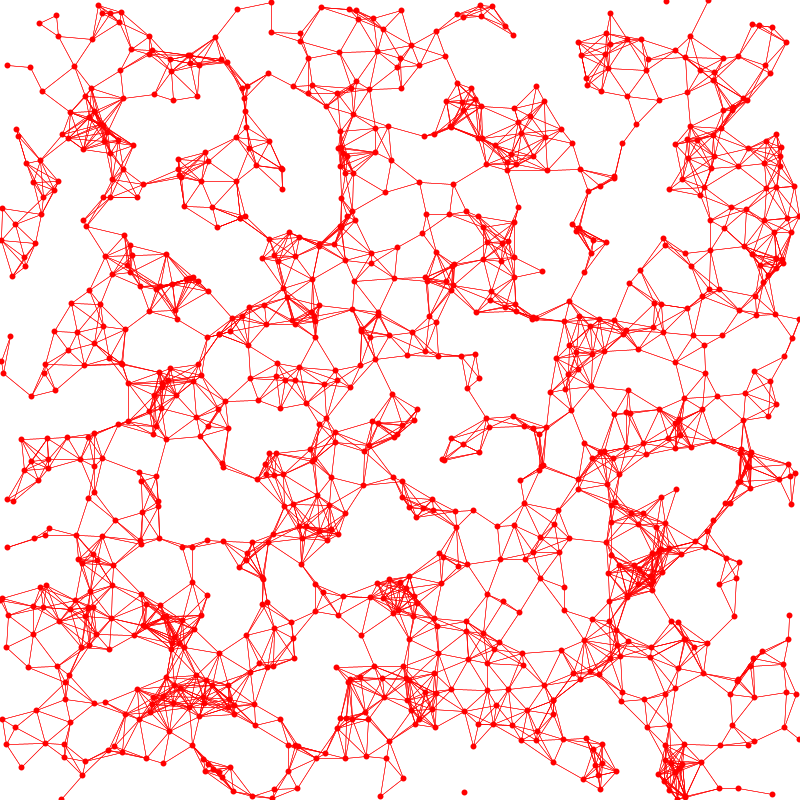
Frame 1 (no input)
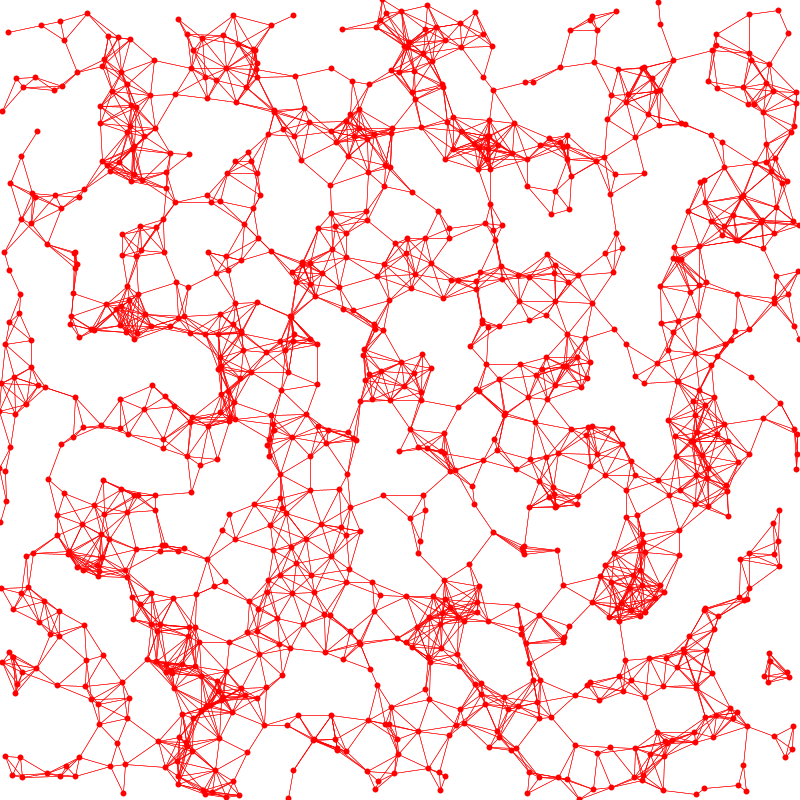
Frame 60 (the mouse pressed at the canvas centre just before this capture)
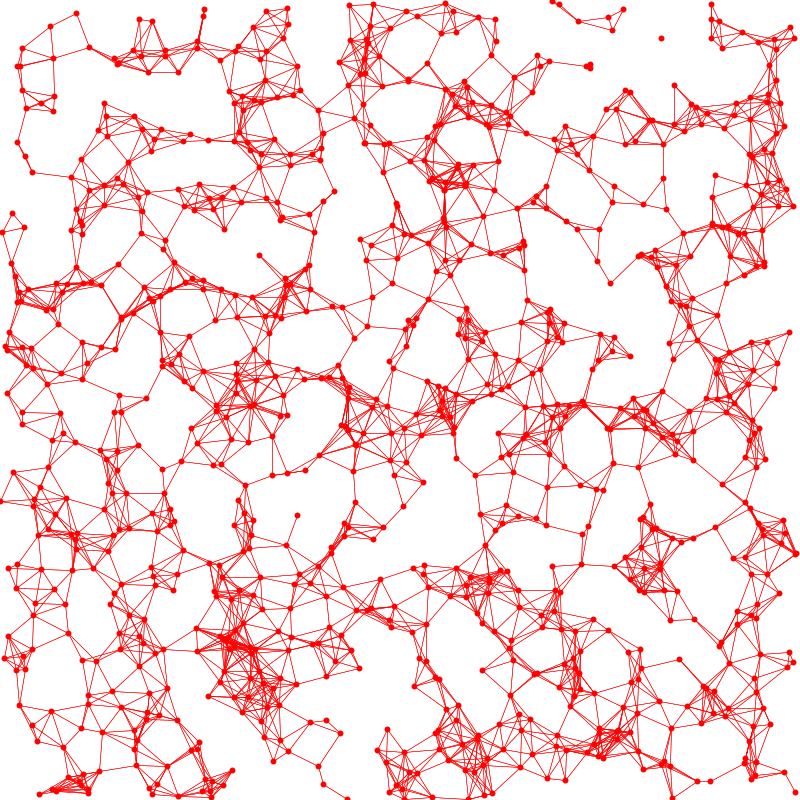
Frame 120 (the mouse held since frame 60 and released just before this capture)

The Processing sketch that drew these frames (run headless with seeded random() and noise(); from frame 60 on, the mouse is pressed at the canvas centre):

// Processing sketch: p_2015_06_09_springConnectors
// ── p_2015_06_09_springConnectors.pde
//  SAM INGERSOLL  //

ArrayList<Point> points = new ArrayList<Point>();  // List of points
ArrayList<Connector> connectors = new ArrayList<Connector>();  // List of connectors
int numPoints = 1000;  // Number of points
int minDistanceForConnection = 40;  // Smallest distance required for connection

void setup()  {
  size( 800, 800 );
  background( 255 );
  for ( int i = 0 ; i < numPoints ; i++ )  {  // Iterates. Initializing points
    points.add( new Point(i) );
  }
}

void draw()  {
  background( 255 );
  for ( int i = 0 ; i < numPoints ; i++ )  {  // Iterates over points
    points.get(i).checkWalls();
    points.get(i).move();
    points.get(i).draw();
  }
  for ( int k = 0 ; k < numPoints ; k++ )  {  // Iterates over points
    for ( int j = 0 ; j < numPoints ; j++ )  {  // Iterates over all other points
      float dist = abs( dist( points.get(k).x, points.get(k).y, points.get(j).x, points.get(j).y ) );
      if ( dist < minDistanceForConnection && k != j && !points.get(k).connectedTo.contains(j) )  {  // Checks to make sure the point is close enough to connect
        connectors.add( new Connector( k, j ) );  // Connects point
      }
    }
  }
  for ( int i = 0 ; i < connectors.size() ; i++ )  {  // Iterates over connectors
      connectors.get(i).draw();  // Draws connector
  }
  connectors.clear();  // Destroys the connectors
}
// ── Connector.pde


class Connector  {
 int to, from;  // Pointers of from and to points
 Connector( int to, int from)  {
  this.to = to;
  this.from = from;
 }
 void draw()  {
  strokeWeight( 0.5 );
  line( points.get(to).x, points.get(to).y, points.get(from).x, points.get(from).y ); // Connects points
 }
}

// ── Point.pde


class Point  {  
 float x, y, velX, velY;  // Position and velocity in x and y directions
 ArrayList<Integer> connectedTo;  // List of points this point is connected to
 Point(int i)  {
  this.x = random( width );  // Random x position
  this.y = random( height );   // Random y position
  this.velX = random( -1, 1 );  // Random x velocity
  this.velY = random( -1, 1 );  // Random y velocity
  this.connectedTo = new ArrayList<Integer>();
 }
 Point( float x, float y )  {
  this.x = x;
  this.y = y; 
 }
 void draw()  {  // Draws the point
  strokeWeight( 6 );
  stroke( 255, 0, 0 );
  fill( 0 );
  point( x, y );
 }
 void move()  {  // Moves the point
  this.x += velX;
  this.y += velY; 
 }
 void checkWalls()    {  // Checks if the point has collided with a wall
  if ( this.x > width )
   this.velX *= -1;
  if ( this.x < 0 )
   this.velX *= -1;
  if ( this.y > height )
   this.velY *= -1;
  if ( this.y < 0 )
   this.velY *= -1; 
 }
  
}
